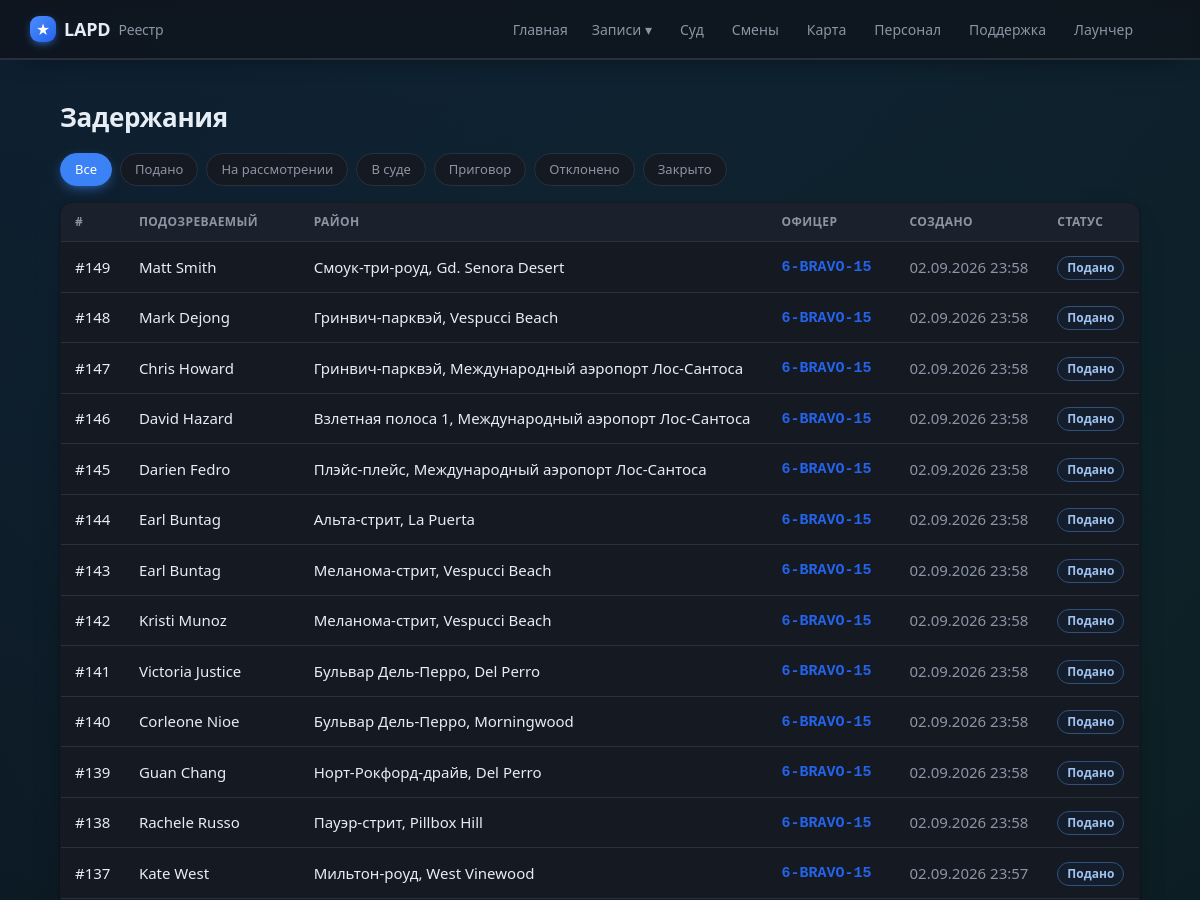
The app's page /cases (upper part), older data.
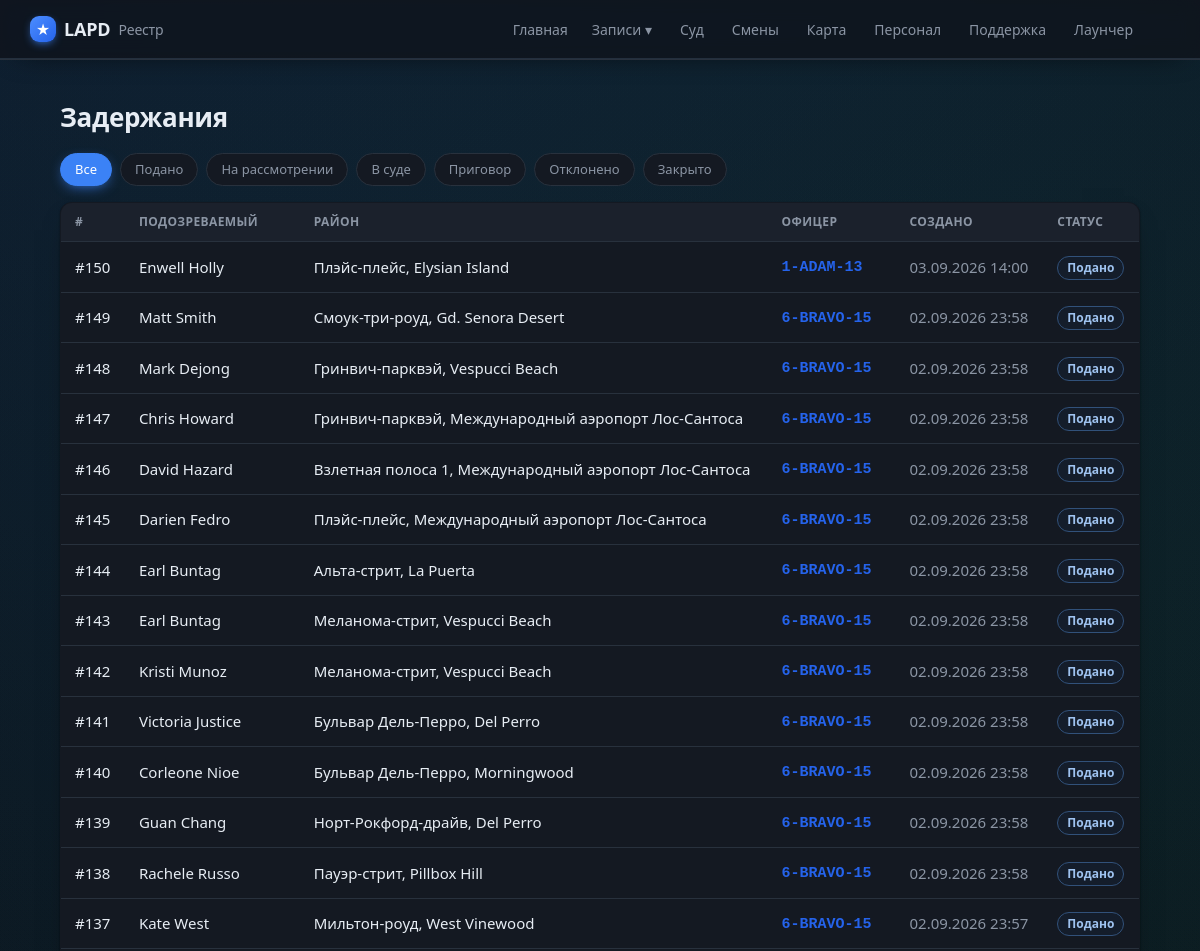
The same page, newer data.
### tables this page shows
CREATE TABLE cases (
                id INTEGER PRIMARY KEY AUTOINCREMENT,
                officer_id INTEGER NOT NULL,
                suspect_name TEXT,
                wanted INTEGER DEFAULT 0,
                license_state TEXT,
                citations INTEGER DEFAULT 0,
                zone TEXT,
                postal TEXT,
                game_time TEXT,
                created_at TEXT NOT NULL,
                screenshot TEXT,
                status TEXT NOT NULL DEFAULT 'submitted',
                discord_sent INTEGER DEFAULT 0,
                vehicle_model TEXT, vehicle_plate TEXT, vehicle_color TEXT,
                charges TEXT, found_items TEXT, reason TEXT, notes TEXT,
                mugshot TEXT, fine INTEGER, bail INTEGER, jail_time TEXT,
                is_test INTEGER DEFAULT 0, external_id TEXT, suspect_dob TEXT,
                FOREIGN KEY (officer_id) REFERENCES officers(id)
            );

CREATE TABLE officers (
                id INTEGER PRIMARY KEY AUTOINCREMENT,
                callsign TEXT UNIQUE NOT NULL,
                name TEXT
            , current_status TEXT, status_since TEXT, rank TEXT, department TEXT, discord TEXT, is_admin INTEGER);

### app/main.py (the view)
@app.route("/cases")
def cases():
    status = request.args.get("status") or None
    return render_template("cases.html", cases=db.list_cases(200, status=status),
                           statuses=db.STATUSES, active_status=status)

### app/db.py (called while the page is built)
def fmt_dt(iso):
    try:
        dt = datetime.datetime.fromisoformat(iso)
        return dt.strftime("%d.%m.%Y %H:%M")
    except Exception:
        return iso or "—"

@contextmanager
def get_conn():
    conn = sqlite3.connect(config.DB_PATH)
    conn.row_factory = sqlite3.Row
    try:
        yield conn
        conn.commit()
    finally:
        conn.close()

def _jsonlist(val):
    if not val:
        return []
    try:
        return json.loads(val)
    except Exception:
        return [x.strip() for x in str(val).split(",") if x.strip()]

def _parse_charge(s):
    import re as _re
    m = _re.match(r"^\s*(\S+)\s·\s(.+?)(?:\s\(([^)]+)\))?\s*$", s or "")
    if m:
        return {"code": m.group(1), "desc": m.group(2), "cls": m.group(3) or ""}
    return {"code": "", "desc": s or "", "cls": ""}

def _replace_mojibake_pairs(s):
    for bad, good in sorted(_MOJI_TO_CYR.items(), key=lambda x: len(x[0]), reverse=True):
        s = s.replace(bad, good)
    return s

def _fix_rooms(s):
    return re.sub(r"(\d)([А-Я])", lambda m: m.group(1) + _CYR2LAT.get(m.group(2), m.group(2)), s)

### app/templates/cases.html (shortened to what this page needs)
{% extends "base.html" %}
{% block content %}
<h1>Задержания</h1>
<div class="filters">
  <a href="{{ url_for('cases') }}" class="chip {{ 'on' if not active_status }}">Все</a>
  {% for s in statuses %}
    <a href="{{ url_for('cases', status=s) }}" class="chip {{ 'on' if active_status==s }}">{{ STATUS_RU[s] }}</a>
  {% endfor %}
</div>
{% if cases %}
<table class="tbl">
  <thead><tr><th>#</th><th>Подозреваемый</th><th>Район</th><th>Офицер</th><th>Создано</th><th>Статус</th></tr></thead>
  <tbody>
  {% for c in cases %}
    <tr onclick="location='{{ url_for('case_view', cid=c.id) }}'">
      <td><a class="row-link" href="{{ url_for('case_view', cid=c.id) }}" onclick="event.stopPropagation()">#{{ c.id }}</a></td>
      <td><a class="row-link" href="{{ url_for('file_view', name=c.suspect_name) }}" onclick="event.stopPropagation()">{{ c.suspect_name }}</a>
        {% if c.wanted %}<span class="tag wanted">розыск</span>{% endif %}</td>
      <td>{% if c.zone %}<a href="{{ url_for('game_map', zone=c.zone) }}" onclick="event.stopPropagation()">{{ c.zone }}</a>{% else %}—{% endif %}</td>
      <td>{% if c.callsign %}<a class="cs" href="{{ url_for('officer_view', callsign=c.callsign) }}" onclick="event.stopPropagation()">{{ c.callsign }}</a>{% else %}—{% endif %}</td>
      <td class="muted">{{ c.created_fmt }}</td>
      <td><span class="tag st-{{ c.status }}">{{ c.status_ru }}</span></td>
    </tr>
  {% endfor %}
  </tbody>
</table>
{% else %}
  <p class="empty">Дел не найдено<span class="empty-sub">Нет записей по выбранному фильтру.</span></p>
{% endif %}
{% endblock %}

Row changes from the older to the newer data that the page shows:
added cases: id "150", suspect_name "Enwell Holly", zone "Плэйс-плейс, Elysian Island", callsign "1-ADAM-13", created_fmt "03.09.2026 14:00", status_ru "Подано"
